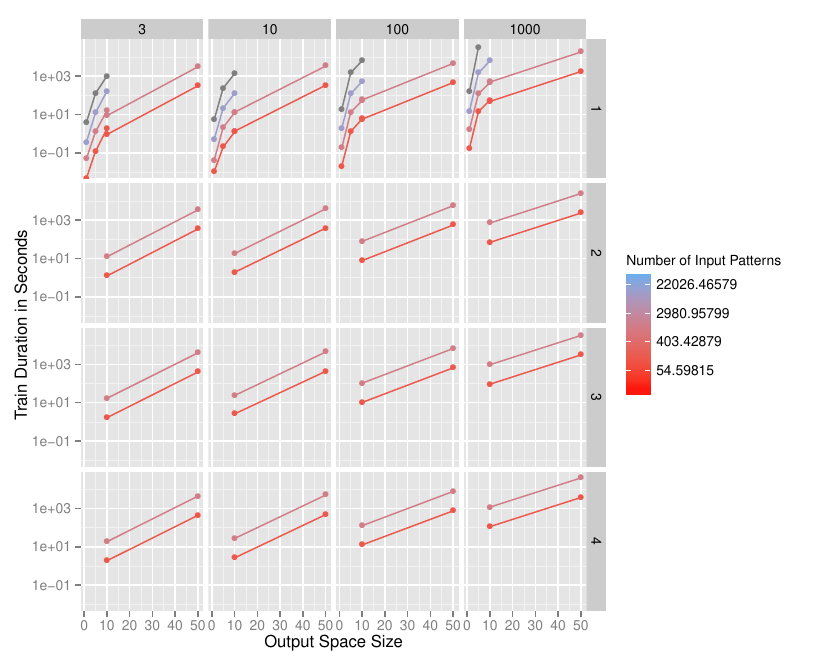

This chart was generated by the following R code:
library(ggplot2)
som.benchmarking = read.table("benchamrking.tsv",header = T,sep = "\t")
p <- qplot(data = som.benchmarking, out_size, train_time,  geom = c("point"), color = in_pattern_numb,xlab = "Output Space Size",group = in_pattern_numb ,ylab = "Train Duration in Seconds" )
p + scale_y_log10() + facet_grid(epochs ~ in_size) + scale_colour_gradient(limits=c(10, 50000), low="red", trans = "log", expression("Number of Input Patterns")) + geom_line()
ggsave(file="badjoras.pdf")
